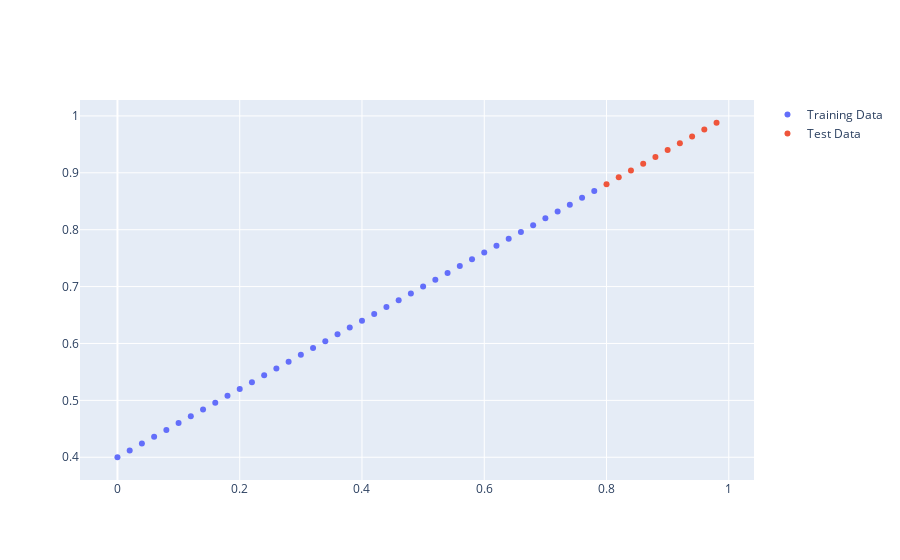

The notebook cell this image was saved under:
### Code cell
# plot
visualize_data(X_train, y_train, X_test, y_test)
